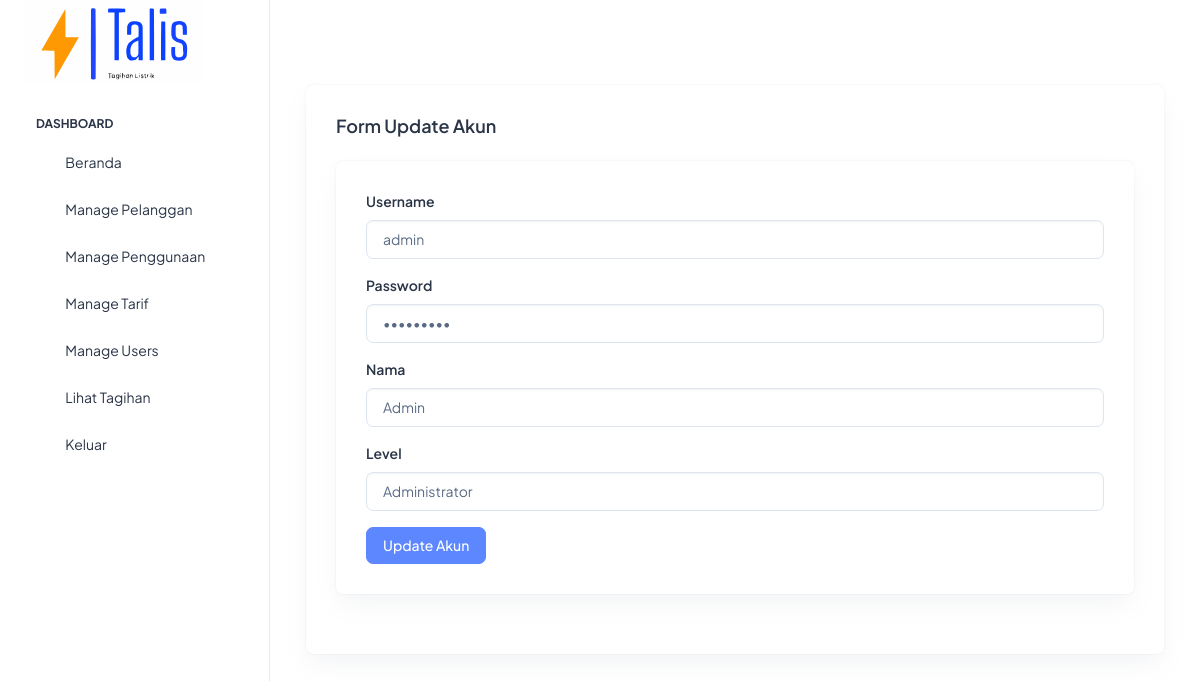
The page /users/update.php?id=1 (signed in) on the database its author committed.
### tables this page shows
CREATE TABLE `users` (
  `id_user` int(11) NOT NULL,
  `username` varchar(50) DEFAULT NULL,
  `password` varchar(50) DEFAULT NULL,
  `nama_admin` varchar(50) DEFAULT NULL,
  `id_level` int(11) DEFAULT NULL
);

### users/update.php (the view, shortened to what this page needs)
<?php
include '../config.php';
$id = $_GET['id'];
$sql = "SELECT * FROM users WHERE id_user=$id";
$result = $conn->query($sql);
$row = $result->fetch_assoc();
$level_options = [
    1 => 'Administrator',
    2 => 'Pelanggan',
];
?>
<!doctype html>
<html lang="en">
<head>
    <link rel="stylesheet" href="../assets/css/styles.min.css" />
</head>
<body>
    <div class="page-wrapper" id="main-wrapper" data-layout="vertical" data-navbarbg="skin6" data-sidebartype="full"
        data-sidebar-position="fixed" data-header-position="fixed">
        <aside class="left-sidebar">
            <div>
                <div class="brand-logo d-flex align-items-center justify-content-between">
                    <a href="../index.html" class="text-nowrap logo-img">
                        <img src="../assets/images/logos/dark-logo.svg" width="180" alt="" />
                    </a>
                </div>
                <nav class="sidebar-nav scroll-sidebar" data-simplebar="">
                    <ul id="sidebarnav">
                        <li class="nav-small-cap">
                            <span class="hide-menu">Dashboard</span>
                        </li>
                        <li class="sidebar-item">
                            <a class="sidebar-link" href="../index.php" aria-expanded="false">
                                <span>
                                    <i class="ti ti-layout-dashboard"></i>
                                </span>
                                <span class="hide-menu">Beranda</span>
                            </a>
                        </li>
                        <?php if ($_SESSION['id_level'] == 1) { ?>
                        <li class="sidebar-item">
                            <a class="sidebar-link" href="../pelanggan/read.php" aria-expanded="false">
                                <span>
                                    <i class="ti ti-article"></i>
                                </span>
                                <span class="hide-menu">Manage Pelanggan</span>
                            </a>
                        </li>
                        <li class="sidebar-item">
                            <a class="sidebar-link" href="../penggunaan/read.php" aria-expanded="false">
                                <span>
                                    <i class="ti ti-alert-circle"></i>
                                </span>
                                <span class="hide-menu">Manage Penggunaan</span>
                            </a>
                        </li>
                        <li class="sidebar-item">
                            <a class="sidebar-link" href="../tarif/read.php" aria-expanded="false">
                                <span>
                                    <i class="ti ti-cards"></i>
                                </span>
                                <span class="hide-menu">Manage Tarif</span>
                            </a>
                        </li>
                        <li class="sidebar-item">
                            <a class="sidebar-link" href="../users/read.php" aria-expanded="false">
                                <span>
                                    <i class="ti ti-file-description"></i>
                                </span>
                                <span class="hide-menu">Manage Users</span>
                            </a>
                        </li>
                        <?php } ?>
                        <li class="sidebar-item">
                            <a class="sidebar-link" href="../tagihan.php" aria-expanded="false">
                                <span>
                                    <i class="ti ti-typography"></i>
                                </span>
                                <span class="hide-menu">Lihat Tagihan</span>
                            </a>
                        </li>
                        <li class="sidebar-item">
                            <a class="sidebar-link" href="../logout.php" aria-expanded="false">
                                <span>
                                    <i class="ti ti-login"></i>
                                </span>
                                <span class="hide-menu">Keluar</span>
                            </a>
                        </li>
                    </ul>
                </nav>
            </div>
        </aside>
        <div class="body-wrapper">
            <div class="container-fluid">
                <div class="container-fluid">
                    <div class="card">
                        <div class="card-body">
                            <h5 class="card-title fw-semibold mb-4">Form Update Akun</h5>
                            <div class="card">
                                <div class="card-body">
                                    <form method="POST" action="">
                                        <div class="mb-3">
                                            <label for="username" class="form-label">Username</label>
                                            <input type="text" class="form-control" id="username" name="username"
                                                value="<?php echo $row['username']; ?>" required>
                                        </div>
                                        <div class="mb-3">
                                            <label for="password" class="form-label">Password</label>
                                            <input type="password" class="form-control" id="password" name="password"
                                                value="<?php echo $row['password']; ?>" required>
                                        </div>
                                        <div class="mb-3">
                                            <label for="nama_admin" class="form-label">Nama</label>
                                            <input type="text" class="form-control" id="nama_admin" name="nama_admin"
                                                value="<?php echo $row['nama_admin']; ?>" required>
                                        </div>
                                        <div class="mb-3">
                                            <label for="id_level" class="form-label">Level</label>
                                            <select class="form-control" name="id_level" id="id_level" required>
                                                <?php foreach ($level_options as $value => $label) { ?>
                                                <option value="<?php echo $value; ?>"
                                                    <?php echo ($row['id_level'] == $value) ? 'selected' : ''; ?>>
                                                    <?php echo $label; ?></option>
                                                <?php } ?>
                                            </select>
                                        </div>
                                        <button type="submit" class="btn btn-primary">Update Akun</button>
                                    </form>
                                </div>
                            </div>
                        </div>
                    </div>
                </div>
            </div>
        </div>
    </div>
</body>
</html>

### rows shown on the page
users: username "admin", nama_admin "Admin", id_level "Administrator"
